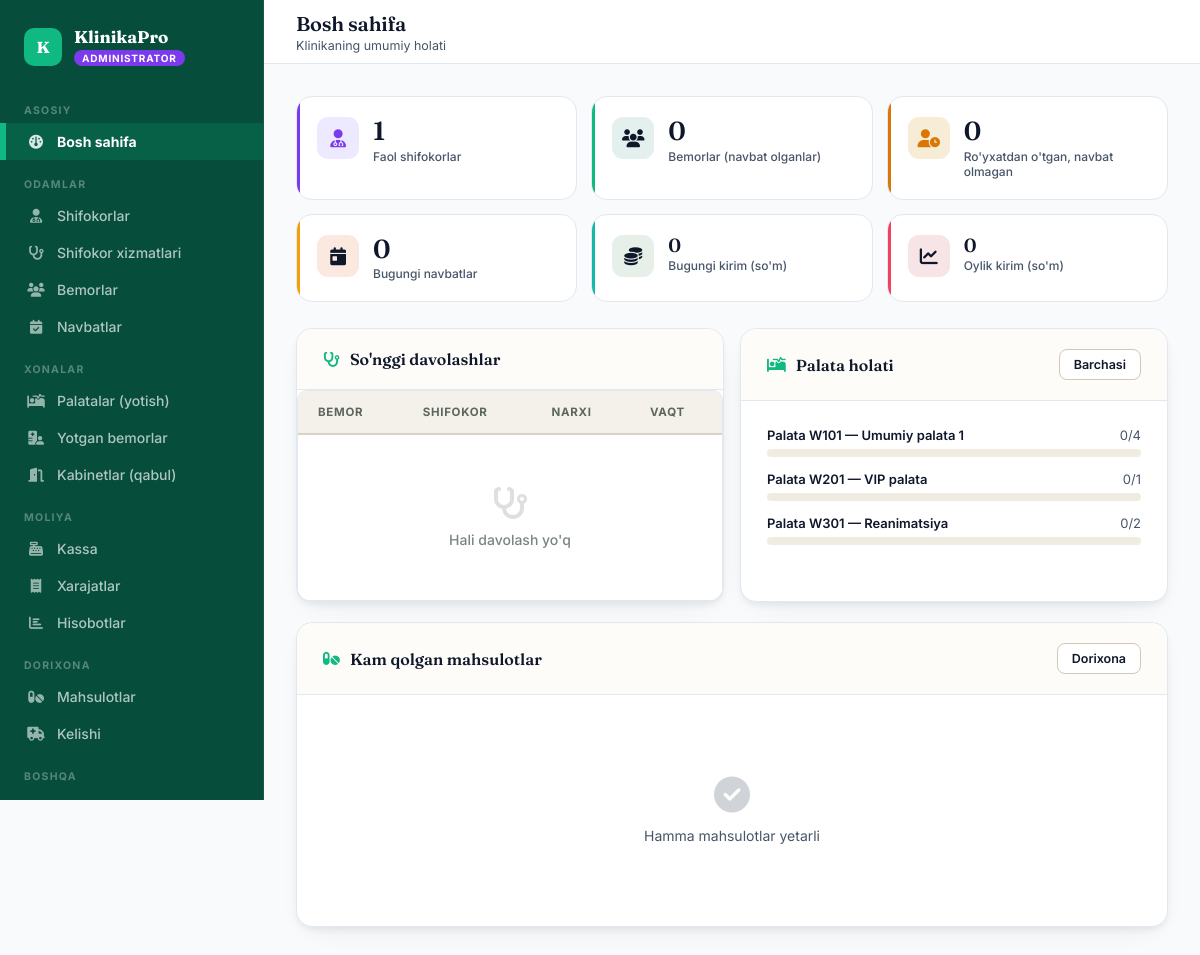
The app's page /dashboard/admin/ (signed in), older data.
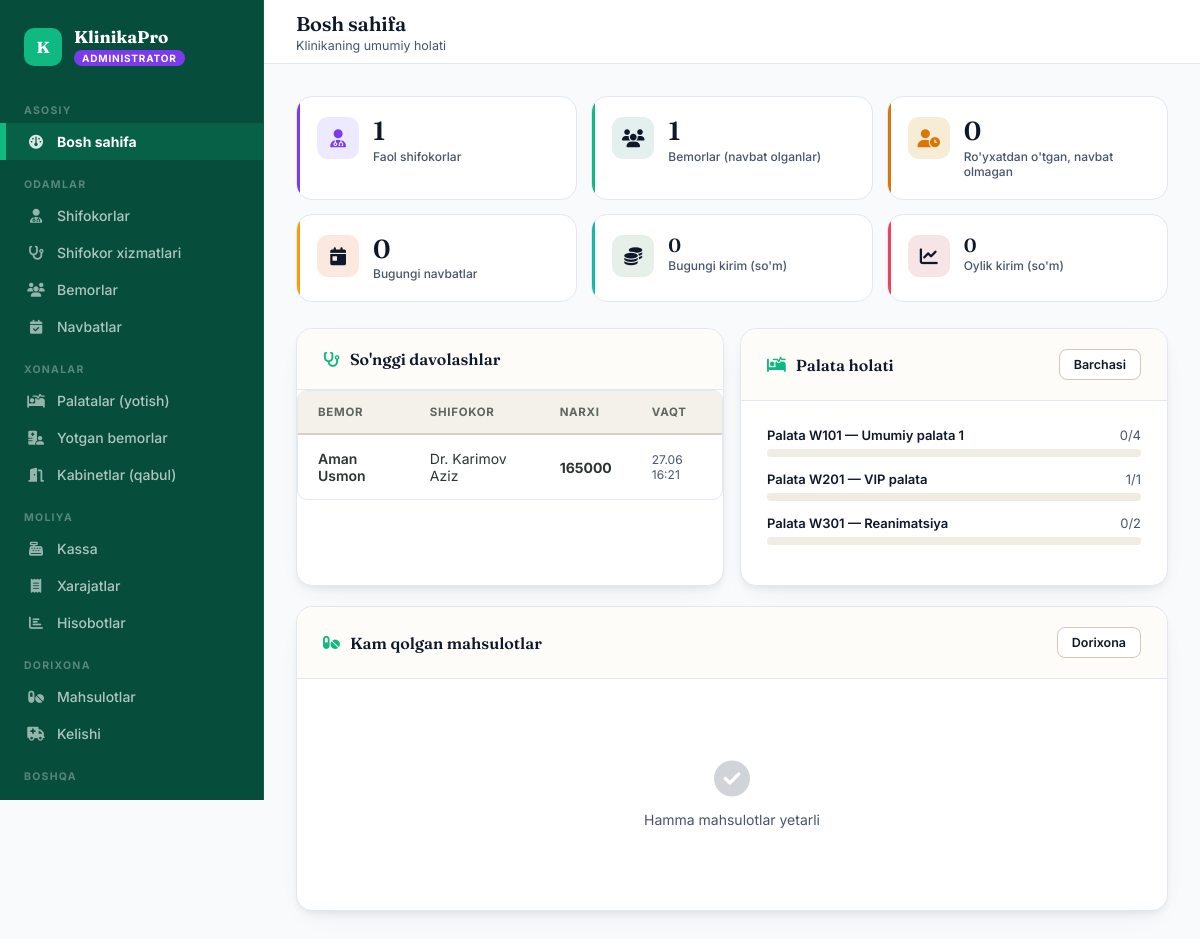
The same page, newer data.
### rooms/models.py (models this page shows, shortened)
class Ward(models.Model):
    WARD_TYPE = [
        ('general', 'Umumiy palata'),
        ('vip', 'VIP palata'),
        ('icu', 'Reanimatsiya'),
        ('surgery', 'Jarrohlikdan keyingi'),
        ('pediatric', 'Bolalar palatasi'),
        ('maternity', "Tug'uruqxona"),
    ]
    name = models.CharField(max_length=100, verbose_name="Palata nomi")
    number = models.CharField(max_length=10, unique=True, verbose_name="Palata raqami")
    ward_type = models.CharField(max_length=20, choices=WARD_TYPE, verbose_name="Turi")
    floor = models.PositiveIntegerField(verbose_name="Qavat")
    total_beds = models.PositiveIntegerField(verbose_name="Jami o'rinlar")
    price_per_day = models.DecimalField(max_digits=12, decimal_places=0, verbose_name="Kunlik narx")
    is_active = models.BooleanField(default=True)
    @property
    def occupied_beds(self):
        return self.admissions.filter(status='active').count()
    class Meta:
        verbose_name = "Palata (yotish bo'limi)"
        verbose_name_plural = "Palatalar (yotish bo'limi)"
        ordering = ['number']

### patients/models.py (models this page shows, shortened)
class Treatment(models.Model):
    patient = models.ForeignKey(Patient, on_delete=models.CASCADE, related_name='treatments')
    doctor = models.ForeignKey('doctors.Doctor', on_delete=models.SET_NULL, null=True, related_name='treatments')
    appointment = models.ForeignKey('appointments.Appointment', on_delete=models.SET_NULL, null=True, blank=True, related_name='treatments')
    extra_service = models.ForeignKey('doctors.DoctorService', on_delete=models.SET_NULL, null=True, blank=True, verbose_name="Qo'shimcha ko'rik xizmati")
    extra_service_price_snapshot = models.DecimalField(max_digits=12, decimal_places=0, default=0, verbose_name="Xizmat narxi (saqlangan)")
    diagnosis = models.TextField(verbose_name="Tashxis")
    notes = models.TextField(blank=True, verbose_name="Izoh")
    total_price = models.DecimalField(max_digits=12, decimal_places=0, default=0, verbose_name="Jami narx")
    created_at = models.DateTimeField(auto_now_add=True)
    receipt_issued = models.BooleanField(default=False, verbose_name="Chek berilganmi")
    consultation_price_snapshot = models.DecimalField(max_digits=12, decimal_places=0, default=0, verbose_name="Konsultatsiya narxi (saqlangan)")
    class Meta:
        verbose_name = "Davolash yozuvi"
        verbose_name_plural = "Davolash yozuvlari"
        ordering = ['-created_at']

class Patient(models.Model):
    GENDER_CHOICES = [('M', 'Erkak'), ('F', 'Ayol')]
    user = models.OneToOneField(settings.AUTH_USER_MODEL, on_delete=models.CASCADE, related_name='patient_profile')
    patient_id = models.CharField(max_length=20, unique=True, default=generate_patient_id, verbose_name="Bemor ID")
    first_name = models.CharField(max_length=100, verbose_name="Ism")
    last_name = models.CharField(max_length=100, verbose_name="Familiya")
    gender = models.CharField(max_length=1, choices=GENDER_CHOICES, verbose_name="Jinsi")
    birth_date = models.DateField(verbose_name="Tug'ilgan sana")
    phone = models.CharField(max_length=20, verbose_name="Telefon")
    address = models.TextField(blank=True, verbose_name="Manzil")
    blood_type = models.CharField(max_length=5, blank=True, verbose_name="Qon guruhi")
    allergies = models.TextField(blank=True, verbose_name="Allergiyalar")
    has_booked = models.BooleanField(default=False, verbose_name="Birinchi navbatni band qilganmi")
    registered_at = models.DateTimeField(auto_now_add=True)
    @property
    def full_name(self):
        return f"{self.last_name} {self.first_name}"
    class Meta:
        verbose_name = "Bemor"
        verbose_name_plural = "Bemorlar"

### doctors/models.py (models this page shows, shortened)
class Doctor(models.Model):
    GENDER_CHOICES = [('M', 'Erkak'), ('F', 'Ayol')]
    user = models.OneToOneField(settings.AUTH_USER_MODEL, on_delete=models.CASCADE, related_name='doctor_profile')
    first_name = models.CharField(max_length=100, verbose_name="1. Ism")
    last_name = models.CharField(max_length=100, verbose_name="2. Familiya")
    phone = models.CharField(max_length=20, verbose_name="3. Telefon")
    gender = models.CharField(max_length=1, choices=GENDER_CHOICES, verbose_name="4. Jinsi")
    specialization = models.ForeignKey(Specialization, on_delete=models.SET_NULL, null=True, verbose_name="5. Mutaxassislik")
    experience_years = models.PositiveIntegerField(default=0, verbose_name="6. Ish tajribasi (yil)")
    consultation_price = models.DecimalField(max_digits=12, decimal_places=0, default=0, verbose_name="7. Konsultatsiya narxi")
    cabinet = models.ForeignKey('rooms.Cabinet', on_delete=models.SET_NULL, null=True, blank=True, related_name='doctors', verbose_name="8. Kabinet (xona)")
    photo = models.ImageField(upload_to='doctors/', blank=True, verbose_name="9. Rasmi")
    bio = models.TextField(blank=True, verbose_name="10. Qisqacha ma'lumot")
    is_active = models.BooleanField(default=True)
    created_at = models.DateTimeField(auto_now_add=True)
    def __str__(self):
        return f"Dr. {self.last_name} {self.first_name}"
    class Meta:
        verbose_name = "Shifokor"
        verbose_name_plural = "Shifokorlar"

### accounts/views.py (the view)
# urls.py: path('dashboard/admin/', acc_views.admin_dashboard, name='admin_dashboard'),
@login_required
def admin_dashboard(request):
    if request.user.role != 'admin':
        return redirect('home')
    from datetime import date
    from django.db.models import Sum
    from doctors.models import Doctor
    from patients.models import Patient, Treatment
    from appointments.models import Appointment
    from finance.models import CashRegister
    from pharmacy.models import Medicine
    from rooms.models import Ward
    today = date.today()
    month_start = today.replace(day=1)
    total_doctors = Doctor.objects.filter(is_active=True).count()
    total_patients = Patient.objects.filter(has_booked=True).count()
    pending_patients = Patient.objects.filter(has_booked=False).count()
    today_appointments = Appointment.objects.filter(availability__date=today, status='booked').count()
    month_income = CashRegister.objects.filter(
        transaction_type='income', date__date__gte=month_start
    ).aggregate(t=Sum('amount'))['t'] or 0
    today_income = CashRegister.objects.filter(
        transaction_type='income', date__date=today
    ).aggregate(t=Sum('amount'))['t'] or 0
    low_stock = Medicine.objects.filter(stock_quantity__lte=10, is_active=True)[:5]
    recent_treatments = Treatment.objects.select_related('patient', 'doctor').order_by('-created_at')[:8]
    wards = Ward.objects.filter(is_active=True)
    return render(request, 'accounts/admin_dashboard.html', {
        'total_doctors': total_doctors,
        'total_patients': total_patients,
        'pending_patients': pending_patients,
        'today_appointments': today_appointments,
        'month_income': month_income,
        'today_income': today_income,
        'low_stock': low_stock,
        'recent_treatments': recent_treatments,
        'wards': wards,
    })

### templates/accounts/admin_dashboard.html (shortened to what the changed rows need)
{% extends "base.html" %}
{% block page_title %}Bosh sahifa{% endblock %}
{% block content %}
<div class="tiles">
  <div class="tile t-teal"><div class="tile-icon"><i class="fa-solid fa-users"></i></div><div><div class="tile-val">{{ total_patients }}</div><div class="tile-label">Bemorlar (navbat olganlar)</div></div></div>
</div>
<div class="grid-2" style="margin-bottom:20px;">
  <div class="panel">
    <div class="tbl-wrap">
      <table>
        <thead><tr><th>Bemor</th><th>Shifokor</th><th>Narxi</th><th>Vaqt</th></tr></thead>
        <tbody>
        {% for t in recent_treatments %}
        <tr>
          <td><a href="{% url "patient_detail_admin" t.patient.pk %}" style="color:var(--teal); font-weight:600;">{{ t.patient.full_name }}</a></td>
          <td>{{ t.doctor }}</td>
          <td style="font-weight:700;">{{ t.total_price|floatformat:0 }}</td>
          <td style="font-size:12px; color:var(--ink-soft);">{{ t.created_at|date:"d.m H:i" }}</td>
        </tr>
        {% empty %}
        <tr><td colspan="4" class="empty-row"><i class="fa-solid fa-stethoscope"></i>Hali davolash yo'q</td></tr>
        {% endfor %}
        </tbody>
      </table>
    </div>
  </div>
  <div class="panel">
    <div class="panel-body">
      {% for w in wards %}
      <div style="margin-bottom:14px;">
        <div style="display:flex; justify-content:space-between; font-size:13px; margin-bottom:6px;">
          <span style="font-weight:600;">Palata {{ w.number }} — {{ w.name }}</span>
          <span style="color:var(--ink-soft);">{{ w.occupied_beds }}/{{ w.total_beds }}</span>
        </div>
        <div style="background:#f0ece2; border-radius:6px; height:8px; overflow:hidden;">
          <div style="background:{% if w.occupied_beds == w.total_beds %}var(--rose){% else %}var(--teal){% endif %}; height:100%; width:{% widthratio w.occupied_beds w.total_beds 100 %}%;"></div>
        </div>
      </div>
      {% empty %}
      <div class="empty-state"><i class="fa-solid fa-bed-pulse"></i><p>Palata qo'shilmagan</p></div>
      {% endfor %}
    </div>
  </div>
</div>
{% endblock %}

Row changes from the older to the newer data that the page shows:
added Treatment: patient.full_name "Aman Usmon", doctor "Dr. Karimov Aziz", total_price "165000", created_at "27.06 16:21"
computed for Ward "VIP palata": occupied_beds "0" → "1"
Text that changed along with them:
{{ total_patients }}: "0" → "1"
text no longer shown: "Hali davolash yo'q"
